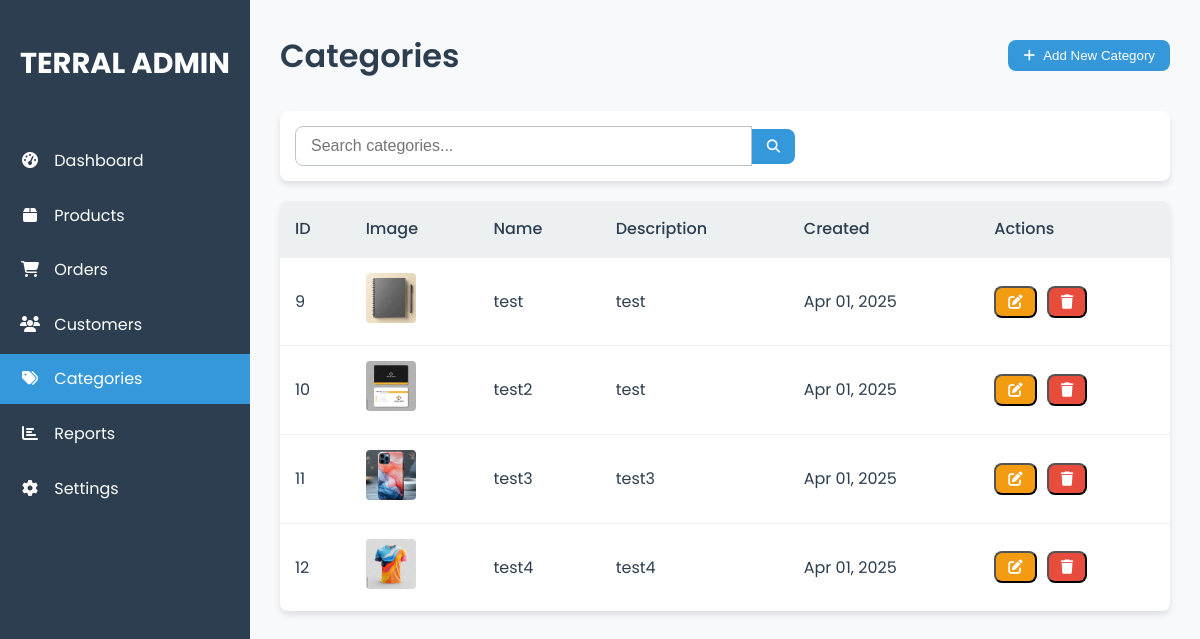
Screenshot of /admin/categories.php (signed in) with the database file from the repository.
### tables this page shows
CREATE TABLE `categories` (
  `id` int(11) NOT NULL,
  `name` varchar(100) NOT NULL,
  `description` text DEFAULT NULL,
  `image` varchar(255) DEFAULT NULL,
  `created_at` timestamp NOT NULL DEFAULT current_timestamp(),
  `updated_at` timestamp NOT NULL DEFAULT current_timestamp() ON UPDATE current_timestamp()
);

### api/models/Category.php (called while the page is built, shortened)
<?php
class Category {
    private $conn;
    private $table_name = "categories";
    public function __construct($db) {
        $this->conn = $db;
    }
    public function read() {
        $query = "SELECT * FROM " . $this->table_name . " ORDER BY name ASC";
        $stmt = $this->conn->prepare($query);
        $stmt->execute();
        return $stmt;
    }
    public function getCount() {
        $query = "SELECT COUNT(*) as total FROM " . $this->table_name;
        $stmt = $this->conn->prepare($query);
        $stmt->execute();
        $row = $stmt->fetch(PDO::FETCH_ASSOC);
        return $row['total'];
    }
}

### admin/categories.php (the view, shortened to what this page needs)
<?php
require_once ROOT_PATH . '/api/models/Category.php';
$database = new Database();
$db = $database->getConnection();
$category = new Category($db);
$search = isset($_GET['search']) ? $_GET['search'] : null;
$stmt = $category->read();
$num = $stmt->rowCount();
?>
<!DOCTYPE html>
<html lang="en">
<head>
    <link rel="stylesheet" href="https://cdnjs.cloudflare.com/ajax/libs/font-awesome/6.4.0/css/all.min.css">
</head>
<body>
    <div class="container">
        <div class="sidebar">
            <div class="sidebar-logo">
                TERRAL ADMIN
            </div>
            <ul class="sidebar-menu">
                <li>
                    <a href="dashboard.php">
                        <i class="fas fa-tachometer-alt"></i> Dashboard
                    </a>
                </li>
                <li>
                    <a href="products.php">
                        <i class="fas fa-box"></i> Products
                    </a>
                </li>
                <li>
                    <a href="orders.php">
                        <i class="fas fa-shopping-cart"></i> Orders
                    </a>
                </li>
                <li>
                    <a href="customers.php">
                        <i class="fas fa-users"></i> Customers
                    </a>
                </li>
                <li>
                    <a href="categories.php" class="active">
                        <i class="fas fa-tags"></i> Categories
                    </a>
                </li>
                <li>
                    <a href="reports.php">
                        <i class="fas fa-chart-bar"></i> Reports
                    </a>
                </li>
                <li>
                    <a href="settings.php">
                        <i class="fas fa-cog"></i> Settings
                    </a>
                </li>
            </ul>
        </div>
        <div class="main-content">
            <div class="page-header">
                <h1 class="page-title">Categories</h1>
                <button type="button" class="btn btn-primary" onclick="showAddCategoryForm()">
                    <i class="fas fa-plus"></i> Add New Category
                </button>
            </div>
            <form action="categories.php" method="GET" class="filter-bar">
                <div class="search-bar">
                    <input type="text" name="search" placeholder="Search categories..." value="<?php echo htmlspecialchars($search ?? ''); ?>">
                    <button type="submit">
                        <i class="fas fa-search"></i>
                    </button>
                </div>
            </form>
            <div class="categories-table">
                <?php if ($num > 0): ?>
                    <table>
                        <thead>
                            <tr>
                                <th>ID</th>
                                <th>Image</th>
                                <th>Name</th>
                                <th>Description</th>
                                <th>Created</th>
                                <th>Actions</th>
                            </tr>
                        </thead>
                        <tbody>
                            <?php while ($row = $stmt->fetch(PDO::FETCH_ASSOC)): ?>
                                <tr>
                                    <td><?php echo $row['id']; ?></td>
                                    <td>
                                        <?php if (isset($row['image']) && !empty($row['image'])): ?>
                                            <img src="<?php echo '../' . $row['image']; ?>" alt="<?php echo htmlspecialchars($row['name']); ?>" style="width: 50px; height: 50px; object-fit: cover; border-radius: 4px;">
                                        <?php else: ?>
                                            <div style="width: 50px; height: 50px; background-color: #f0f0f0; border-radius: 4px; display: flex; align-items: center; justify-content: center;">
                                                <i class="fas fa-image" style="color: #999;"></i>
                                            </div>
                                        <?php endif; ?>
                                    </td>
                                    <td><?php echo htmlspecialchars($row['name']); ?></td>
                                    <td><?php echo htmlspecialchars($row['description']); ?></td>
                                    <td><?php echo date('M d, Y', strtotime($row['created_at'])); ?></td>
                                    <td>
                                        <div class="action-buttons">
                                            <button type="button" class="action-btn btn-edit" onclick="editCategory(<?php echo $row['id']; ?>, '<?php echo addslashes($row['name']); ?>', '<?php echo addslashes($row['description']); ?>', '<?php echo isset($row['image']) ? addslashes($row['image']) : ''; ?>')">
                                                <i class="fas fa-edit"></i>
                                            </button>
                                            <button type="button" class="action-btn btn-delete" onclick="confirmDelete(<?php echo $row['id']; ?>, '<?php echo addslashes($row['name']); ?>')">
                                                <i class="fas fa-trash"></i>
                                            </button>
                                        </div>
                                    </td>
                                </tr>
                            <?php endwhile; ?>
                        </tbody>
                    </table>
                <?php else: ?>
                    <div class="no-categories">
                        <p>No categories found. <button type="button" onclick="showAddCategoryForm()" class="btn btn-primary">Add a new category</button></p>
                    </div>
                <?php endif; ?>
            </div>
        </div>
    </div>
</body>
</html>

### admin/categories.php (style rules this page uses)
:root { --primary: #3498db; --primary-dark: #2980b9; --secondary: #e74c3c; --text-dark: #2c3e50; --text-light: #7f8c8d; --background: #f8f9fa; --white: #ffffff; --gray-light: #ecf0f1; --gray: #bdc3c7; --success: #2ecc71; --warning: #f39c12; --danger: #e74c3c; --border-radius: 8px; --shadow: 0 4px 6px rgba(0, 0, 0, 0.1); --transition: all 0.3s ease; }
* { margin: 0; padding: 0; box-sizing: border-box; }
body { font-family: 'Poppins', sans-serif; color: var(--text-dark); background-color: var(--background); line-height: 1.6; }
a { text-decoration: none; color: inherit; }
.container { display: flex; min-height: 100vh; }
.sidebar { width: 250px; background-color: var(--text-dark); color: var(--white); padding: 20px 0; position: fixed; height: 100vh; overflow-y: auto; }
.sidebar-logo { font-size: 1.8rem; font-weight: 700; color: var(--white); padding: 20px; text-align: center; margin-bottom: 30px; }
.sidebar-menu { list-style: none; }
.sidebar-menu li { margin-bottom: 5px; }
.sidebar-menu a { display: block; padding: 12px 20px; transition: var(--transition); }
.sidebar-menu a.active { background-color: var(--primary); color: var(--white); }
.sidebar-menu i { margin-right: 10px; width: 20px; text-align: center; }
.main-content { flex: 1; margin-left: 250px; padding: 30px; }
.page-header { display: flex; justify-content: space-between; align-items: center; margin-bottom: 30px; }
.page-title { font-size: 2rem; font-weight: 600; }
.btn { padding: 8px 15px; border-radius: var(--border-radius); font-weight: 500; cursor: pointer; transition: var(--transition); display: inline-flex; align-items: center; justify-content: center; border: none; }
.btn i { margin-right: 8px; }
.btn-primary { background-color: var(--primary); color: var(--white); }
.filter-bar { display: flex; justify-content: space-between; align-items: center; margin-bottom: 20px; background-color: var(--white); padding: 15px; border-radius: var(--border-radius); box-shadow: var(--shadow); }
.search-bar { display: flex; align-items: center; flex: 1; max-width: 500px; }
.search-bar input { flex: 1; padding: 10px 15px; border: 1px solid var(--gray); border-radius: var(--border-radius) 0 0 var(--border-radius); outline: none; font-size: 1rem; }
.search-bar button { padding: 10px 15px; background-color: var(--primary); color: var(--white); border: none; border-radius: 0 var(--border-radius) var(--border-radius) 0; cursor: pointer; transition: var(--transition); }
.categories-table { width: 100%; background-color: var(--white); border-radius: var(--border-radius); box-shadow: var(--shadow); overflow: hidden; margin-bottom: 30px; }
.categories-table table { width: 100%; border-collapse: collapse; }
.categories-table th, .categories-table td { padding: 15px; text-align: left; border-bottom: 1px solid var(--gray-light); }
.categories-table th { background-color: var(--gray-light); font-weight: 500; }
.categories-table tr:last-child td { border-bottom: none; }
.action-buttons { display: flex; gap: 10px; }
.action-btn { padding: 6px 12px; border-radius: var(--border-radius); transition: var(--transition); font-size: 0.9rem; }
.btn-edit { background-color: var(--warning); color: var(--white); }
.btn-delete { background-color: var(--danger); color: var(--white); }

### rows the page displays
categories: id "9", image+name (picture), name "test", description "test", created_at "Apr 01, 2025"
categories: id "10", image (picture), name "test2", description "test", created_at "Apr 01, 2025"
categories: id "11", image (picture), name "test3", description "test3", created_at "Apr 01, 2025"
categories: id "12", image (picture), name "test4", description "test4", created_at "Apr 01, 2025"
